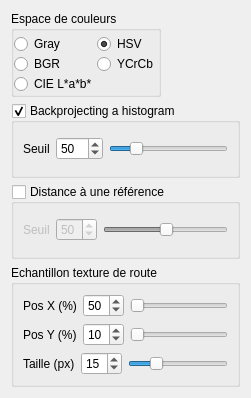
          <widget class="QWidget" name="scrollAreaWidgetContents">
           <property name="geometry">
            <rect>
             <x>0</x>
             <y>0</y>
             <width>251</width>
             <height>398</height>
            </rect>
           </property>
           <layout class="QGridLayout" name="gridLayout_16">
            <item row="0" column="0">
             <widget class="QGroupBox" name="groupBox_3">
              <property name="sizePolicy">
               <sizepolicy hsizetype="Fixed" vsizetype="Fixed">
                <horstretch>0</horstretch>
                <verstretch>0</verstretch>
               </sizepolicy>
              </property>
              <property name="title">
               <string>Espace de couleurs</string>
              </property>
              <layout class="QGridLayout" name="gridLayout_2">
               <property name="leftMargin">
                <number>0</number>
               </property>
               <property name="topMargin">
                <number>3</number>
               </property>
               <property name="rightMargin">
                <number>0</number>
               </property>
               <property name="bottomMargin">
                <number>0</number>
               </property>
               <property name="spacing">
                <number>0</number>
               </property>
               <item row="0" column="0">
                <widget class="QRadioButton" name="graySpaceB">
                 <property name="text">
                  <string>Gray</string>
                 </property>
                </widget>
               </item>
               <item row="0" column="1" rowspan="2">
                <widget class="QRadioButton" name="hsvSpaceB">
                 <property name="text">
                  <string>HSV</string>
                 </property>
                 <property name="checked">
                  <bool>true</bool>
                 </property>
                </widget>
               </item>
               <item row="1" column="0" rowspan="3">
                <widget class="QRadioButton" name="bgrSpaceB">
                 <property name="text">
                  <string>BGR</string>
                 </property>
                </widget>
               </item>
               <item row="4" column="0">
                <widget class="QRadioButton" name="cieSpaceB">
                 <property name="text">
                  <string>CIE L*a*b*</string>
                 </property>
                 <property name="checked">
                  <bool>false</bool>
                 </property>
                </widget>
               </item>
               <item row="2" column="1">
                <widget class="QRadioButton" name="ycrcbSpaceB">
                 <property name="text">
                  <string>YCrCb</string>
                 </property>
                 <property name="checked">
                  <bool>false</bool>
                 </property>
                </widget>
               </item>
              </layout>
             </widget>
            </item>
            <item row="1" column="0">
             <widget class="QGroupBox" name="backprojectingB">
              <property name="title">
               <string>Backprojecting a histogram</string>
              </property>
              <property name="checkable">
               <bool>true</bool>
              </property>
              <layout class="QGridLayout" name="gridLayout_10">
               <item row="0" column="0">
                <layout class="QHBoxLayout" name="horizontalLayout_2">
                 <item>
                  <widget class="QLabel" name="label_4">
                   <property name="text">
                    <string>Seuil</string>
                   </property>
                  </widget>
                 </item>
                 <item>
                  <widget class="QSpinBox" name="backprojectingTresholdB">
                   <property name="maximum">
                    <number>255</number>
                   </property>
                   <property name="singleStep">
                    <number>1</number>
                   </property>
                   <property name="value">
                    <number>50</number>
                   </property>
                  </widget>
                 </item>
                 <item>
                  <widget class="QSlider" name="horizontalSlider">
                   <property name="maximum">
                    <number>255</number>
                   </property>
                   <property name="value">
                    <number>50</number>
                   </property>
                   <property name="orientation">
                    <enum>Qt::Horizontal</enum>
                   </property>
                  </widget>
                 </item>
                </layout>
               </item>
              </layout>
             </widget>
            </item>
            <item row="2" column="0">
             <widget class="QGroupBox" name="distanceFilterB">
              <property name="title">
               <string>Distance à une référence</string>
              </property>
              <property name="checkable">
               <bool>true</bool>
              </property>
              <property name="checked">
               <bool>false</bool>
              </property>
              <layout class="QGridLayout" name="gridLayout_11">
               <item row="0" column="0">
                <layout class="QHBoxLayout" name="horizontalLayout_3">
                 <item>
                  <widget class="QLabel" name="label_5">
                   <property name="text">
                    <string>Seuil</string>
                   </property>
                  </widget>
                 </item>
                 <item>
                  <widget class="QSpinBox" name="distanceFilterTresholdB">
                   <property name="value">
                    <number>50</number>
                   </property>
                  </widget>
                 </item>
                 <item>
                  <widget class="QSlider" name="horizontalSlider_2">
                   <property name="value">
                    <number>50</number>
                   </property>
                   <property name="orientation">
                    <enum>Qt::Horizontal</enum>
                   </property>
                  </widget>
                 </item>
                </layout>
               </item>
              </layout>
             </widget>
            </item>
            <item row="3" column="0">
             <widget class="QGroupBox" name="groupBox_6">
              <property name="title">
               <string>Echantillon texture de route</string>
              </property>
              <layout class="QGridLayout" name="gridLayout_12">
               <item row="0" column="0">
                <layout class="QHBoxLayout" name="horizontalLayout_4">
                 <item>
                  <widget class="QLabel" name="label_6">
                   <property name="text">
                    <string>Pos X (%)</string>
                   </property>
                  </widget>
                 </item>
                 <item>
                  <widget class="QSpinBox" name="samplePosxB">
                   <property name="value">
                    <number>50</number>
                   </property>
                  </widget>
                 </item>
                 <item>
                  <widget class="QSlider" name="horizontalSlider_3">
                   <property name="orientation">
                    <enum>Qt::Horizontal</enum>
                   </property>
                  </widget>
                 </item>
                </layout>
               </item>
               <item row="1" column="0">
                <layout class="QHBoxLayout" name="horizontalLayout_5">
                 <item>
                  <widget class="QLabel" name="label_7">
                   <property name="text">
                    <string>Pos Y (%)</string>
                   </property>
                  </widget>
                 </item>
                 <item>
                  <widget class="QSpinBox" name="samplePosyB">
                   <property name="value">
                    <number>10</number>
                   </property>
                  </widget>
                 </item>
                 <item>
                  <widget class="QSlider" name="horizontalSlider_4">
                   <property name="orientation">
                    <enum>Qt::Horizontal</enum>
                   </property>
                  </widget>
                 </item>
                </layout>
               </item>
               <item row="2" column="0">
                <layout class="QHBoxLayout" name="horizontalLayout_6">
                 <item>
                  <widget class="QLabel" name="label_8">
                   <property name="text">
                    <string>Taille (px)</string>
                   </property>
                  </widget>
                 </item>
                 <item>
                  <widget class="QSpinBox" name="sampleSizeB">
                   <property name="minimum">
                    <number>1</number>
                   </property>
                   <property name="maximum">
                    <number>60</number>
                   </property>
                   <property name="value">
                    <number>15</number>
                   </property>
                  </widget>
                 </item>
                 <item>
                  <widget class="QSlider" name="horizontalSlider_5">
                   <property name="maximum">
                    <number>60</number>
                   </property>
                   <property name="pageStep">
                    <number>5</number>
                   </property>
                   <property name="value">
                    <number>15</number>
                   </property>
                   <property name="orientation">
                    <enum>Qt::Horizontal</enum>
                   </property>
                  </widget>
                 </item>
                </layout>
               </item>
              </layout>
             </widget>
            </item>
           </layout>
          </widget>
